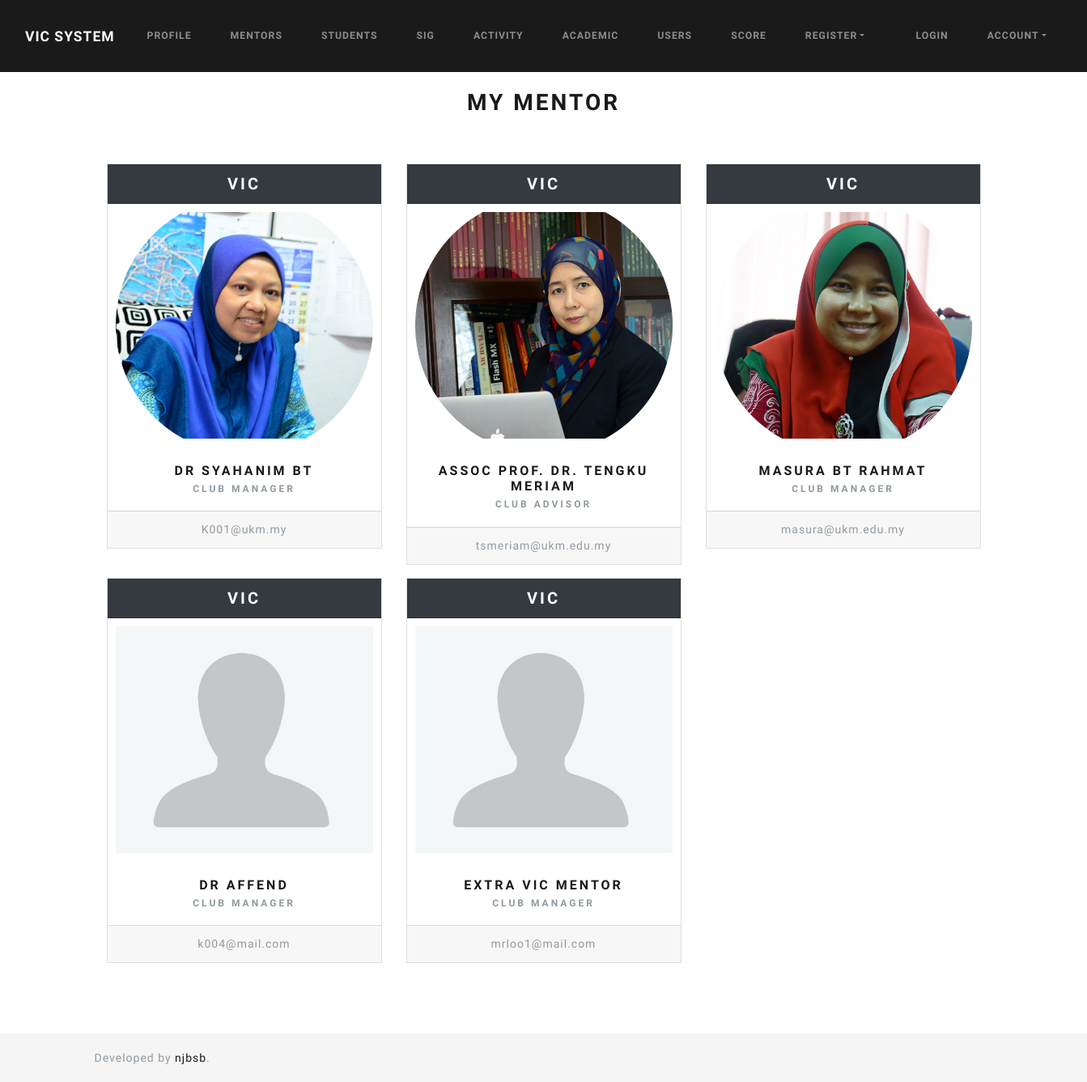
Page /index.php/mentor on the earlier database version.
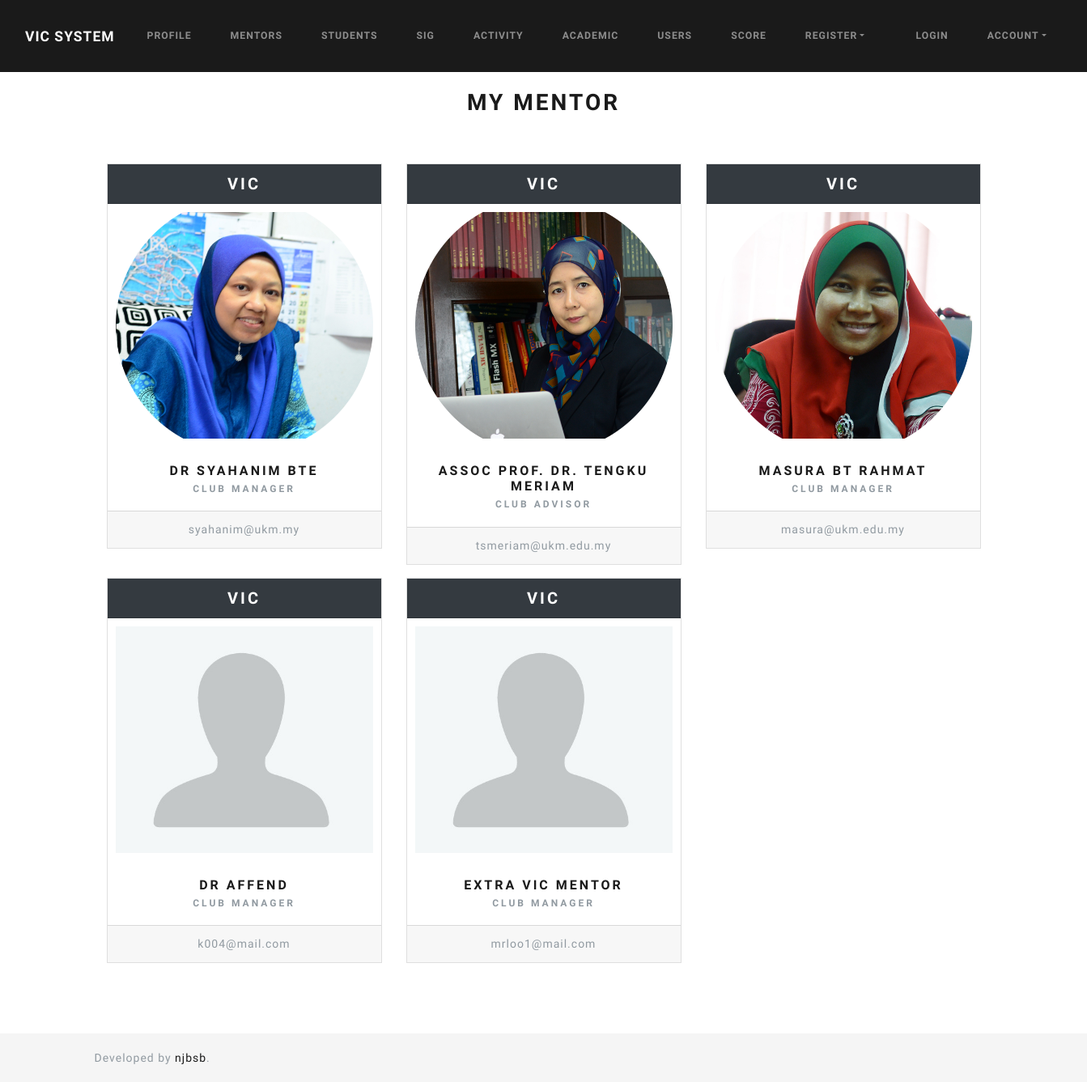
Same page on the later database version.
### tables this page shows
CREATE TABLE `tbl_user` (
  `id` varchar(8) NOT NULL,
  `name` varchar(255) NOT NULL,
  `email` varchar(255) NOT NULL,
  `password` varchar(255) NOT NULL,
  `usertype_id` int(11) NOT NULL,
  `sig_id` int(11) DEFAULT NULL,
  `profile_image` varchar(255) NOT NULL,
  `created_at` timestamp NOT NULL DEFAULT current_timestamp(),
  `userstatus_id` int(11) DEFAULT NULL,
  `dob` date DEFAULT NULL
);

CREATE TABLE `tbl_sig` (
  `id` int(2) NOT NULL,
  `code` varchar(6) NOT NULL,
  `signame` varchar(100) NOT NULL,
  `logo_path` varchar(255) NOT NULL DEFAULT 'default_logo.png',
  `description` text NOT NULL
);

CREATE TABLE `tbl_role` (
  `id` int(11) NOT NULL,
  `rolename` varchar(50) NOT NULL
);

### application/controllers/Mentor.php (called while the page is built, shortened)
<?php
class Mentor extends CI_Controller
{
    public function index()
    {
        $data['title'] = 'My Mentor';
        $data['mentors'] = $this->mentor_model->get_mentor();
        $this->load->view('templates/header');
        $this->load->view('mentor/index', $data);
        $this->load->view('templates/footer');
    }
}

### index.php (called while the page is built, shortened)
<?php
require_once BASEPATH.'core/CodeIgniter.php';

### application/models/Mentor_model.php (called while the page is built, shortened)
<?php
class Mentor_model extends CI_Model
{
    public function get_mentor($matric = FALSE)
    {
        if ($matric === FALSE) {
            $this->db->select('user.id, user.name, user.email, user.profile_image, mtr.position, sig.code as sigcode, sig.signame, role.rolename')
                ->from('tbl_user as user')
                ->where(array('usertype_id' => '2', 'userstatus_id' => '2'))
                ->join('tbl_mentor as mtr', 'mtr.matric = user.id', 'left')
                ->join('tbl_sig as sig', 'sig.id = user.sig_id', 'left')
                ->join('tbl_role as role', 'role.id = mtr.orgrole_id', 'left');
            $query = $this->db->get();
            return $query->result_array();
        }
        $this->db->select('user.id, user.name, user.email, user.sig_id, user.profile_image, mtr.position, mtr.roomnum, mtr.orgrole_id, sig.code as sigcode, sig.signame, role.rolename')
            ->from('tbl_user as user')
            ->where(array('user.id' => $matric, 'usertype_id' => '2', 'userstatus_id' => '2'))
            ->join('tbl_mentor as mtr', 'mtr.matric = user.id', 'left')
            ->join('tbl_sig as sig', 'sig.id = user.sig_id', 'left')
            ->join('tbl_role as role', 'role.id = mtr.orgrole_id', 'left');
        $query = $this->db->get();
        return $query->row_array();
    }
}

### application/views/mentor/index.php (the view)
<h2 class="text-center"><?= $title ?></h2>
<div class="container-fluid text-center">
    <div class="row">
        <?php foreach ($mentors as $mentor) : ?>
            <div class="col-md-4">
                <div class="card mb-3">
                    <h4 class="card-header text-white bg-dark">
                        <?php echo $mentor['sigcode']; ?>
                    </h4>
                    <?php if ($mentor['profile_image']) : ?>
                        <img style="max-height:300px; display: block; object-fit:cover;  padding:10px;" src="<?= base_url('assets/images/profile/' . $mentor['profile_image']) ?>">
                    <?php else : ?>
                        <img style="max-height:300px; display: block; object-fit:cover;  padding:10px;" src="<?= base_url('assets/images/profile/') . 'default.jpg' ?>">
                    <?php endif ?>
                    <div class="card-body">
                        <h5 class="card-title">
                            <a href="<?= site_url('/mentor/' . $mentor['id']) ?>">
                                <?= $mentor['name'] ?>
                            </a>
                        </h5>
                        <h6 class="card-subtitle text-muted"><?= $mentor['rolename']; ?></h6>
                    </div>
                    <div class="card-footer text-muted">
                        <?= $mentor['email'] ?>
                    </div>
                </div>
            </div>
        <?php endforeach ?>
    </div>
</div>

Differences in the rows shown:
changed tbl_user: name "DR SYAHANIM BT" → "DR SYAHANIM BTE"; email "K001@ukm.my" → "syahanim@ukm.my"
